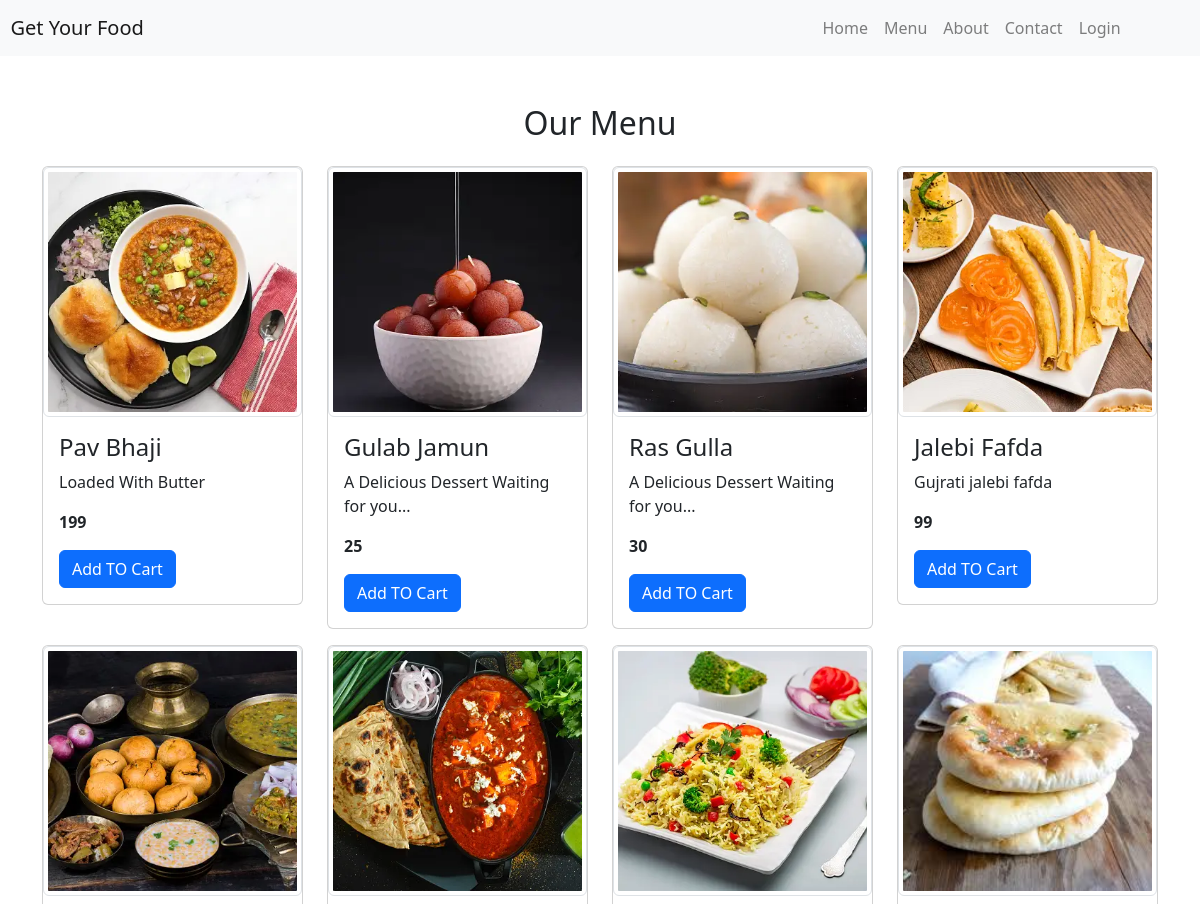
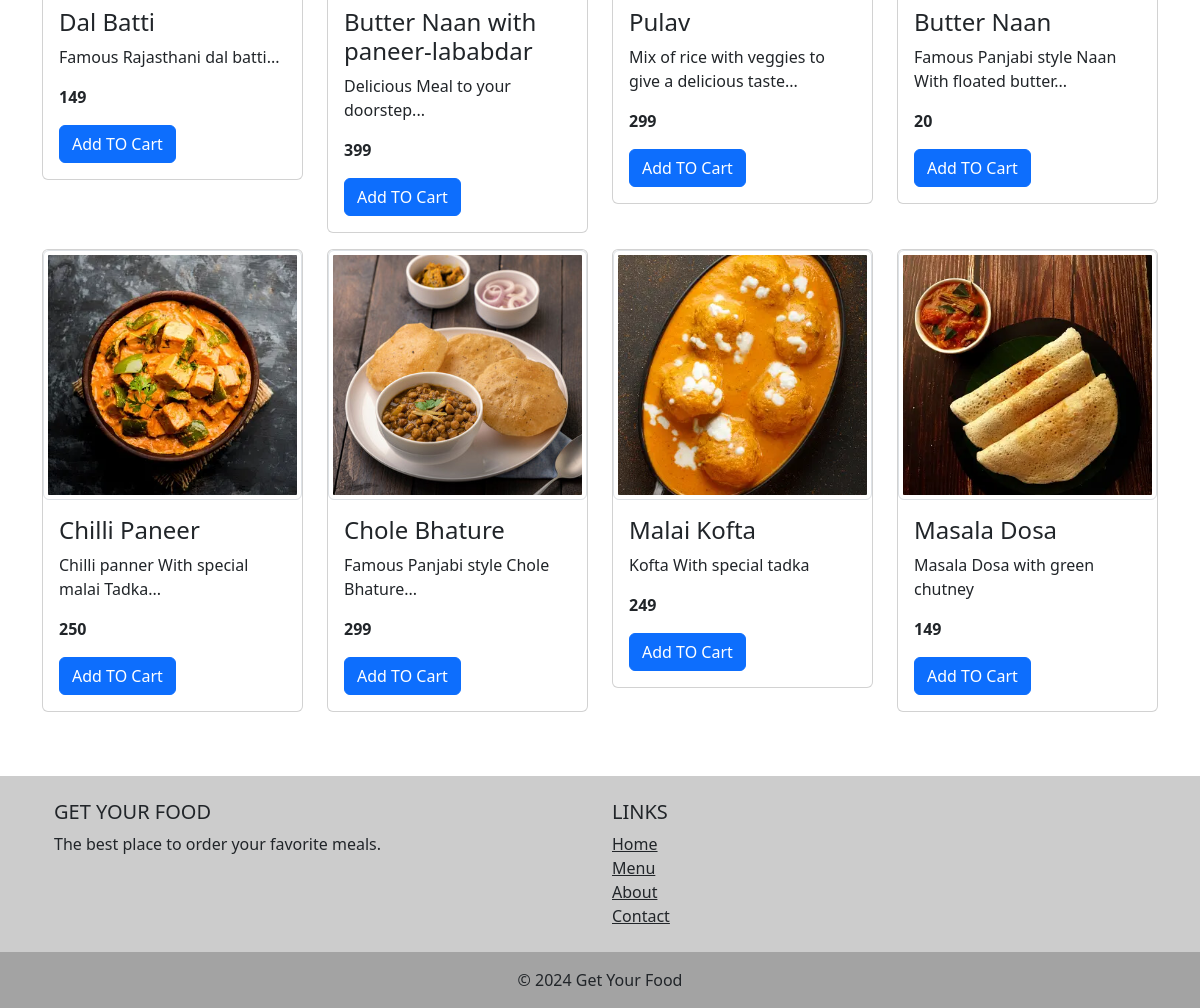
The app's page /menu/ with its own data (2 pictures, top to bottom).
### myapp/models.py (models this page shows, shortened)
class Product(models.Model):
    name = models.CharField(max_length=100)
    price = models.IntegerField(default=0)
    description = models.CharField(max_length=100)
    image = models.ImageField(upload_to='images/')
    category = models.ForeignKey(Category, on_delete=models.CASCADE)
    class Meta:
        ordering = ['category']

### myapp/views.py (the view, shortened to what this page needs)
# urls.py: path('menu/', views.Menu.as_view(), name='menu'),
class Menu(View):
    def get(self, requset):
        products = Product.objects.all()
        return render(requset, 'menu.html', {'products': products})

### myapp/templates/menu.html (shortened to what this page needs)
{% extends 'base.html' %}
{% block content %}
<div class="container my-5">
    <h2 class="text-center mb-4">Our Menu</h2>
    <div class='row'>
    {% for product in products %}
        <div class="col-md-3 mb-3">
            <div class="card">
                <img class="img-thumbnail fixed-size-img" src="{{product.image.url}}" class="card-img-top" alt="...">
                <div class="card-body">
                    <h4 class="card-title">{{product.name}}</h4>
                    <p class="card-text">{{product.description}}</p>
                    <p class="card-text"><strong>{{product.price}}</strong></p>
                    <form method='post'>
                        <button type='submit' class="btn btn-primary">Add TO Cart</button>
                    </form>
                </div>
            </div>
        </div>
    {% endfor %}
    </div>
</div>
{% endblock %}

### myapp/static/style.css (style rules this page uses)
.fixed-size-img { width: 100%; height: 250px; object-fit: cover; }

### records on screen
Product: image (picture), name "Pav Bhaji", description "Loaded With Butter", price "199"
Product: image (picture), name "Gulab Jamun", description "A Delicious Dessert Waiting for you...", price "25"
Product: image (picture), name "Ras Gulla", description "A Delicious Dessert Waiting for you...", price "30"
Product: image (picture), name "Jalebi Fafda", description "Gujrati jalebi fafda", price "99"
Product: image (picture), name "Dal Batti", description "Famous Rajasthani dal batti...", price "149"
Product: image (picture), name "Butter Naan with paneer-lababdar", description "Delicious Meal to your doorstep...", price "399"
Product: image (picture), name "Pulav", description "Mix of rice with veggies to give a delicious taste...", price "299"
Product: image (picture), name "Butter Naan", description "Famous Panjabi style Naan With floated butter...", price "20"
Product: image (picture), name "Chilli Paneer", description "Chilli panner With special malai Tadka...", price "250"
Product: image (picture), name "Chole Bhature", description "Famous Panjabi style Chole Bhature...", price "299"
Product: image (picture), name "Malai Kofta", description "Kofta With special tadka", price "249"
Product: image (picture), name "Masala Dosa", description "Masala Dosa with green chutney", price "149"
